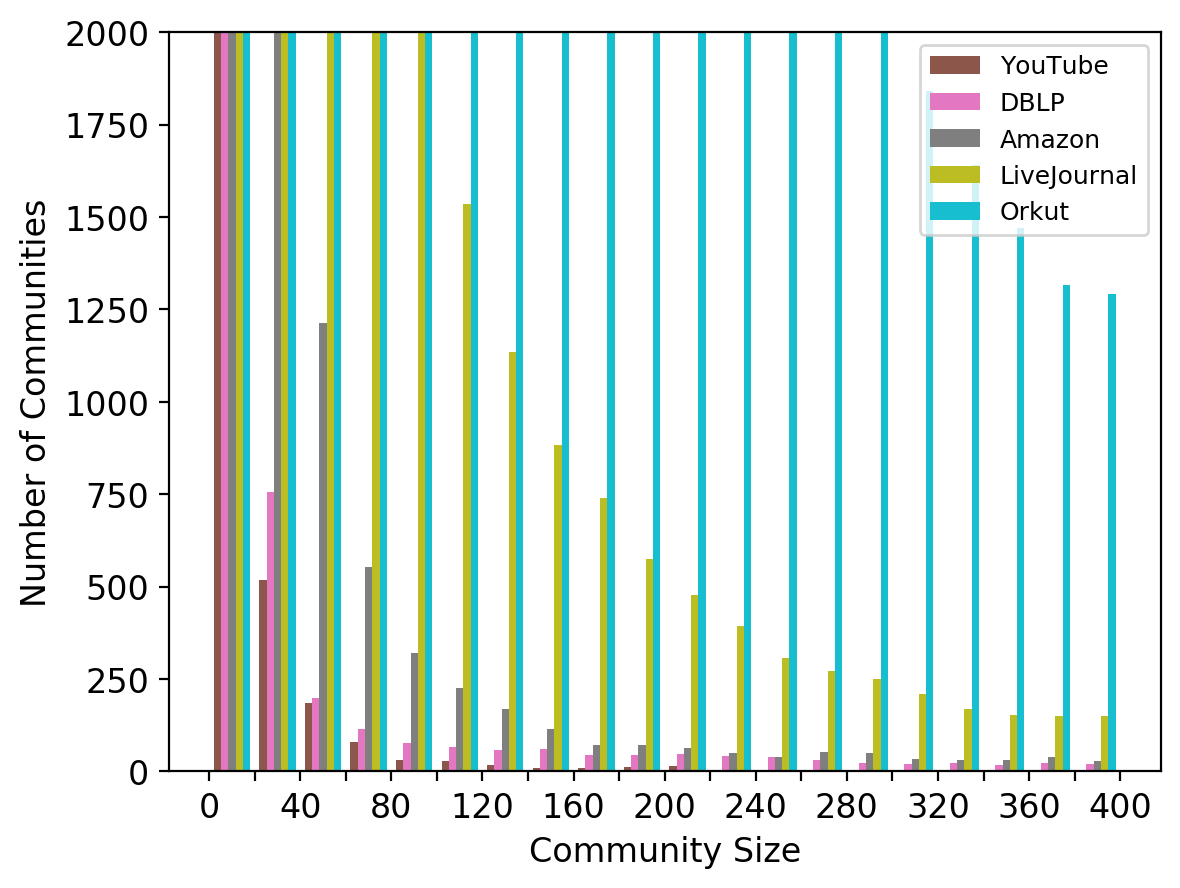

Python code for this plot:
import matplotlib.pyplot as plt
from GraphEmbed.scripts.datafun.CommunityGraph import CommunityGraph


def community_size(communities):
    hist = {}
    for comm in communities:
        comm_size = len(comm)
        if comm_size not in hist:
            hist[comm_size] = 1
        else:
            hist[comm_size] += 1                
    hist = sorted(hist.items())    
    return hist

datasets = ['youtube', 'dblp', 'amazon', 'lj','orkut']
labels = ['YouTube', 'DBLP', 'Amazon', 'LiveJournal','Orkut']

i=5
colors = [ 'C' + str(k) for k in range(i, i+len(datasets))]  


min_size = 0
max_size = 400
dataset_size = []

for dataset in datasets:
    graph = CommunityGraph(dataset)
    communities = graph.read_communities(min_size, max_size)
    hist = community_size(communities)
    all_sizes = []
    for comm_size, count in hist:
        l = [comm_size] * count
        all_sizes.extend(l)
    dataset_size.append(all_sizes)
    
bin_size=20
bins =  range(min_size, max_size + 1, bin_size)
bin_labels = []
for i,label in enumerate(bins,1):
    if i%2==1:
        bin_labels.append(str(label)) 
    else:
        bin_labels.append('')
    
plt.hist(dataset_size, bins=bins, histtype='bar',label=labels, color=colors)
plt.ylim(0,2000)
plt.xlabel('Community Size',fontsize=12)
plt.xticks(bins,bin_labels,fontsize=12)
plt.yticks(fontsize=12)
plt.ylabel('Number of Communities',fontsize=12)
#plt.title('Frequency vs Size',fontsize=12)
plt.legend(prop={'size': 9})
plt.savefig('size_analysis.png', format='png', dpi=200,bbox_inches='tight')
plt.close()

#def plot_size_trend(dataset, communities):
#    hist = community_size(communities)
#    X = []; Y = []
#    for x, y in hist:
#        X.append(x)
#        Y.append(y)
#    plt.plot(X, Y, label=dataset)

#for dataset in datasets:
#    graph = CommunityGraph(dataset)
#    communities = graph.read_communities(min_size, max_size)
#    plot_size_trend(dataset, communities)

#plt.ylim(0,1500)
#plt.xlabel('Graph Size')
#plt.ylabel('Number of Graphs')
#plt.title('Frequency vs Size')
